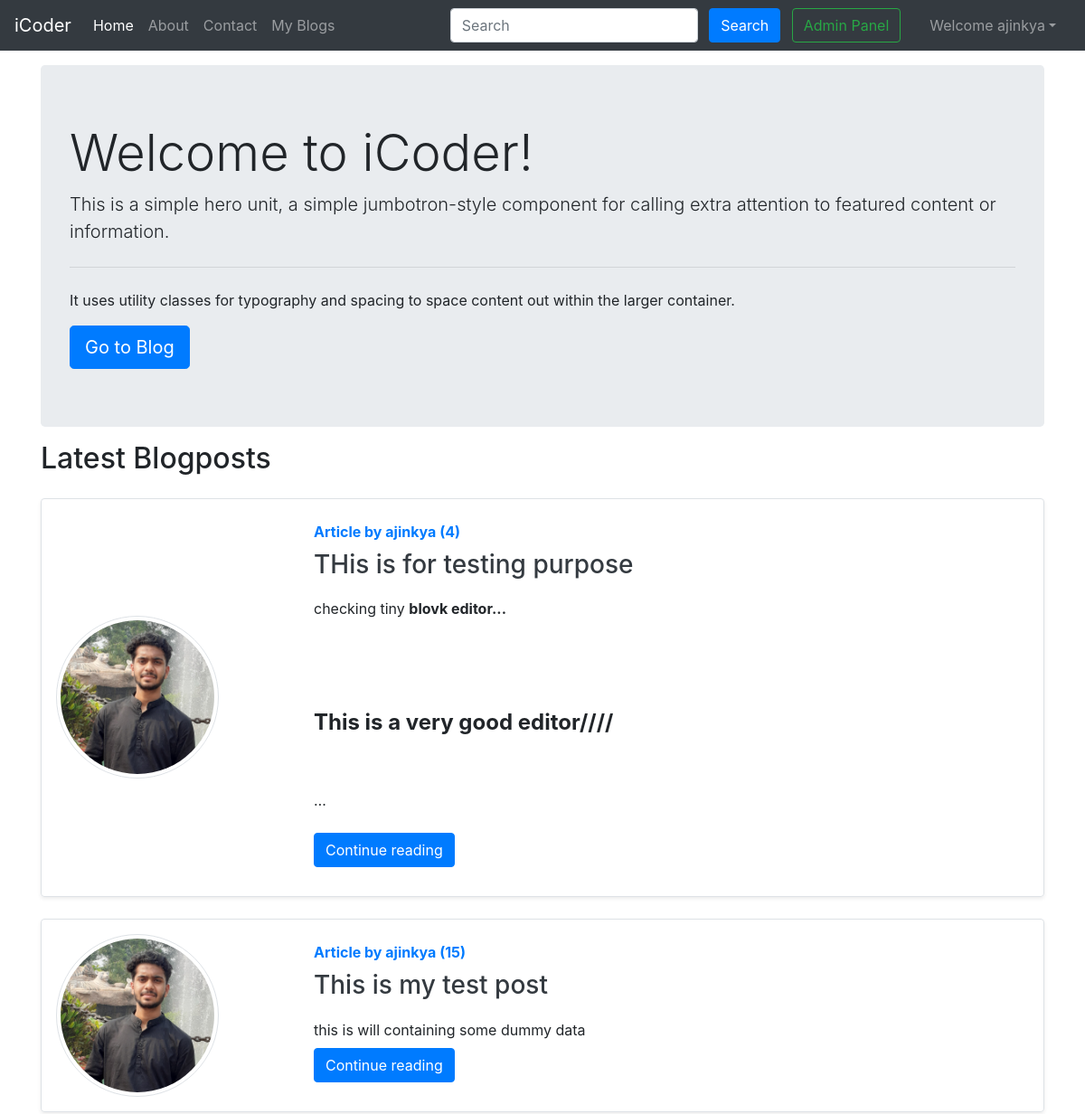
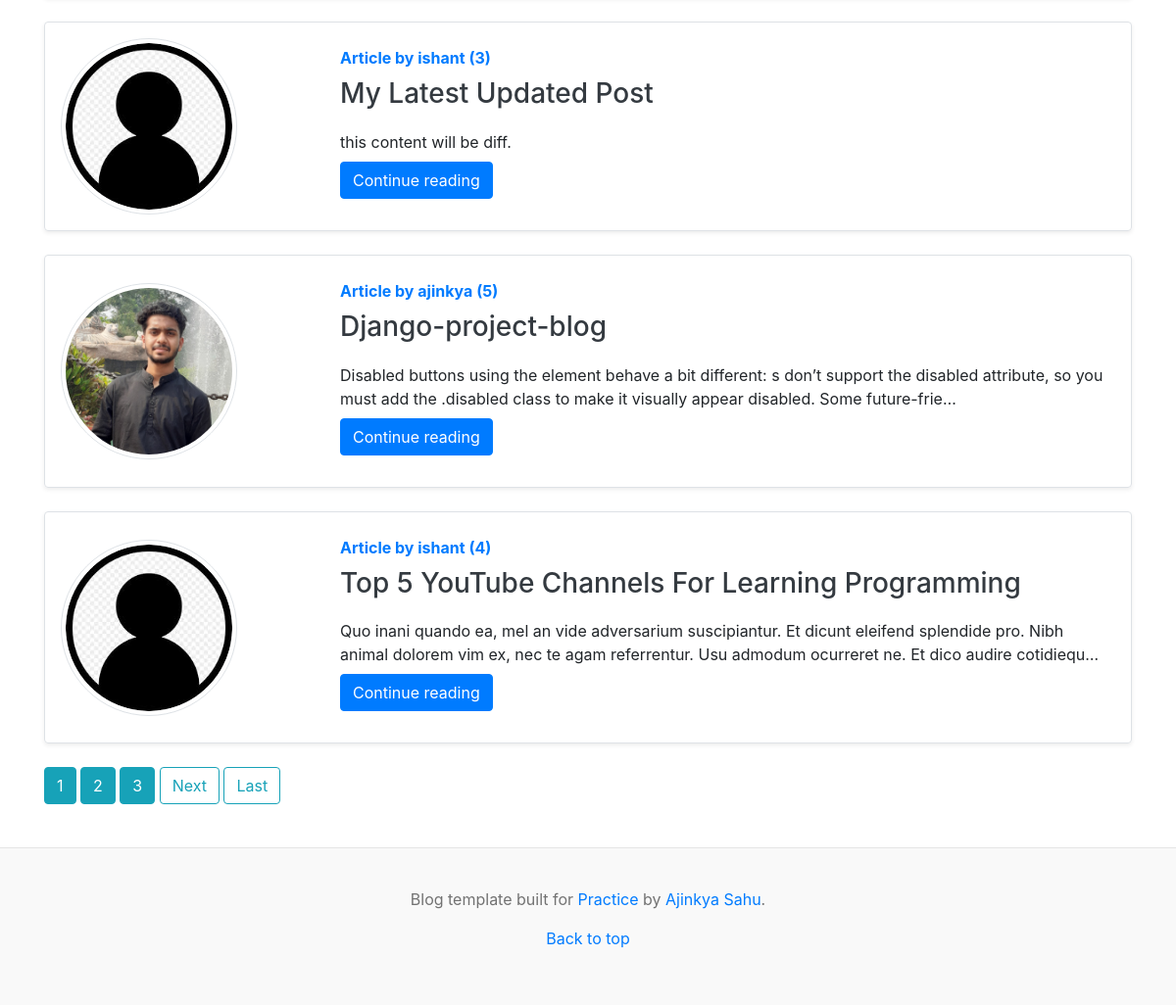
Screenshot of / (signed in) with the database file from the repository (2 pictures, top to bottom).
### blog/models.py (models this page shows, shortened)
class Post(models.Model):
    sno=models.AutoField(primary_key=True)
    title=models.CharField(max_length=255,unique = True)
    author=models.ForeignKey(User, on_delete=models.CASCADE)     #, null=True)
    slug=models.CharField(max_length=130)
    views= models.IntegerField(default=0)
    timeStamp=models.DateTimeField(default = now)
    content =  HTMLField()

### users/models.py (models this page shows, shortened)
class Profile(models.Model):
    user = models.OneToOneField(User,on_delete=models.CASCADE)
    image = models.ImageField(default="default.jpg",upload_to = 'profile_pics')

### home/views.py (the view)
# urls.py: path('', PostListView.as_view(), name="home"),
class PostListView(ListView):
    model = Post
    template_name = 'home/home.html'      # App / <model>_<viewtype>.html
    context_object_name = 'allPosts'
    ordering = ['-timeStamp']
    paginate_by = 5

### templates/home/home.html (shortened to what this page needs)
{% extends 'base.html' %} {% block title %} Home{% endblock title %} {% block homeactive %}active{% endblock homeactive %} {% block body %}
{% if is_paginated and page_obj.has_previous %}
{% else %}
<div class="container">
    <div class="jumbotron my-3">
        <h1 class="display-4">Welcome to iCoder!</h1>
        <p class="lead">This is a simple hero unit, a simple jumbotron-style component for calling extra attention to featured content or information.</p>
        <hr class="my-4">
        <p>It uses utility classes for typography and spacing to space content out within the larger container.</p>
        <a class="btn btn-primary btn-lg" href="/blog" role="button">Go to Blog</a>
    </div>
</div>
{% endif %}
<div class="container">
    <h2>Latest Blogposts</h2>
    {% for post in allPosts  %}
    <div class="row no-gutters border align-items-center rounded overflow-hidden flex-md-row mb-4 shadow-sm h-md-250 my-4 position-relative">
        <div class="col-3 d-none d-lg-block p-3">
            <img src="{{post.author.profile.image.url}}" class="img-thumbnail rounded-circle" style="height:180px;width:180px;" alt="img - {{post.author.username}}">
        </div>
        <div class="col p-4 d-flex flex-column position-static">
            <strong class="d-inline-block mb-2 text-primary">Article  by {{post.author}} ({{post.views}})</strong>
            <h3 class="mb-0"><a class="text-dark" href="{% url 'blog:blogPost' post.title %}">{{post.title}} </a> </h3>
            <p class="card-text mb-auto mt-3">{{post.content|safe |truncatechars:200}}</p>
            <div class="my-2">
            	<a href="{% url 'blog:blogPost' post.title %}" role="button" class="btn btn-primary">Continue reading</a>
            </div>
        </div>
    </div>
    {% endfor %}
        <div class="mt-4">
            {% if is_paginated %}
                {% for num in page_obj.paginator.page_range %}
                    {% if page_obj.number == num %}
                        <a class="btn btn-info mb-4" href="?page={{num}}">{{num}}</a>
                    {% elif num > page_obj.number|add:'-3' and num < page_obj.number|add:'3' %}
                        <a class="btn btn-info mb-4" href="?page={{num}}">{{num}}</a>
                    {% endif %}
                {% endfor %}
                {% if page_obj.has_next %}
                    <a class="btn btn-outline-info mb-4" href="?page={{page_obj.next_page_number}}">Next</a>
                    <a class="btn btn-outline-info mb-4" href="?page={{ page_obj.paginator.num_pages}}">Last</a>
                {% endif %}
            {% endif %}
        </div>
</div>
{% endblock %}

### templates/base.html (shortened to what this page needs)
<!doctype html>
<html lang="en">
<head>
    <link rel="stylesheet" href="https://stackpath.bootstrapcdn.com/bootstrap/4.5.2/css/bootstrap.min.css">
</head>
<body>
    <nav class="navbar navbar-expand-lg navbar-dark bg-dark" id='top'>
        <a class="navbar-brand" href="/">iCoder</a>
        <div class="collapse navbar-collapse" id="navbarSupportedContent">
            <ul class="navbar-nav mr-auto">
                <li class="nav-item {% block homeactive %}  {% endblock homeactive %}">
                    <a class="nav-link" href="/">Home <span class="sr-only">(current)</span></a>
                </li>
                <li class="nav-item {% block aboutactive %}  {% endblock aboutactive %}">
                    <a class="nav-link" href="/about">About</a>
                </li>
                <li class="nav-item {% block contactactive %}  {% endblock contactactive %} ">
                    <a class="nav-link" href="/contact">Contact</a>
                </li>
                <li class="nav-item {% block blogactive %}  {% endblock blogactive %} ">
                    <a class="nav-link" href="{% url 'blog:blogHome' %}">My Blogs</a>
                </li>
            </ul>
            <div class="ml-auto form-inline ">
                <form method="get" action="/search" class="my-2 my-lg-0 mx-3">
                    <input class="form-control mr-sm-2" type="search" placeholder="Search" aria-label="Search" name="query" id="query">
                    <button class="btn btn-primary my-2 my-sm-0 " type="submit">Search</button>
                    <a href="/admin" role="button" target="_blank" class="btn btn-outline-success m-2 my-sm-0"> Admin Panel </a>
                </form>
                {% if user.is_authenticated %}
                <ul class="navbar-nav mr-2">
                    <li class="nav-item dropdown">
                        <a class="nav-link dropdown-toggle {% block useractive %}  {% endblock useractive %}" href='#' id="navbarDropdown" role="button" data-toggle="dropdown"> Welcome {{request.user}}</a>
                    </li>
                </ul>
            </div>
            {% endif %}
        </div>
    </nav>
    <main style="min-height:600px;">
        {% block body %} {% endblock body %} {% block js %} {% endblock js %}
    </main>
    <footer class="blog-footer">
        <p>Blog template built for <a href="">Practice</a> by <a href="https://www.linkedin.com/in/ajinkya-sahu/">Ajinkya Sahu</a>.</p>
        <p>
            <a href="#top">Back to top</a>
        </p>
    </footer>
</body>
</html>

### templates/base.html (style rules this page uses)
.blog-footer { padding: 2.5rem 0; color: #727272; text-align: center; background-color: #f9f9f9; border-top: .05rem solid #e5e5e5; margin-top: 20px; }

### rows the page displays
Post: author.profile.image (picture), author "ajinkya", views "4", title "THis is for testing purpose", content "checking tiny blovk editor... This is a very good editor//// …"
Post: author.profile.image (picture), author "ajinkya", views "15", title "This is my test post", content "this is will containing some dummy data"
Post: author.profile.image (placeholder picture), author "ishant", views "3", title "My Latest Updated Post", content "this content will be diff."
Post: author.profile.image (picture), author "ajinkya", views "5", title "Django-project-blog", content "Disabled buttons using the element behave a bit different: s don’t support the disabled attribute, so you must add the .disabled class to make it visually appear disabled. Some future-frie…"
Post: author.profile.image (placeholder picture), author "ishant", views "4", title "Top 5 YouTube Channels For Learning Programming", content "Quo inani quando ea, mel an vide adversarium suscipiantur. Et dicunt eleifend splendide pro. Nibh animal dolorem vim ex, nec te agam referrentur. Usu admodum ocurreret ne. Et dico audire cotidiequ…"

### other values shown
{{ request.user }} "ajinkya"
{{ num }} "1"
{{ num }} "2" "3"
